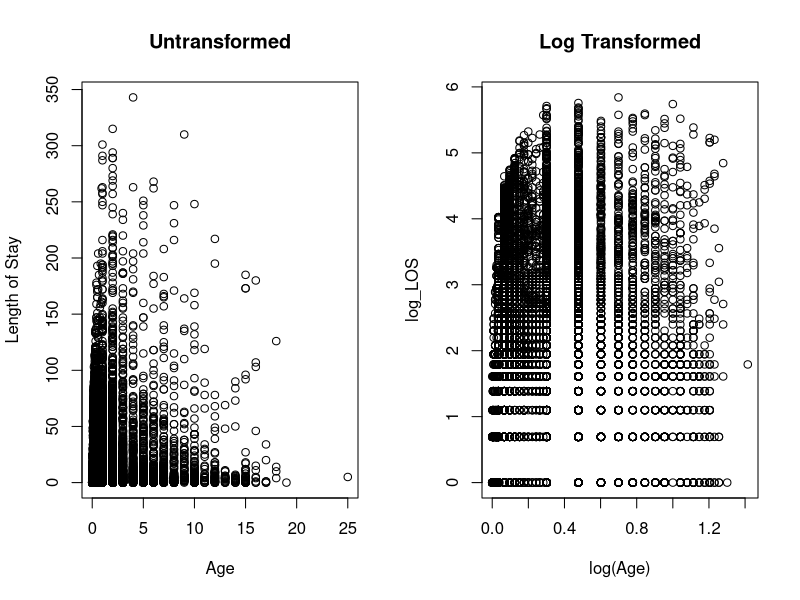

Recreate this plot in R.
## ---- chunk 1
# load in libraries
library(tidyverse)
library(dplyr)

#Load in datasets and initial cleaning
outcomes <- read_csv("Austin_Animal_Center_Outcomes_20250203.csv")
intakes <- read_csv("Austin_Animal_Center_Intakes_20250203.csv")

outcomes_clean <- outcomes |> mutate(OutcomeDate = as.Date(DateTime, '%m/%d/%Y %H:%M:%S')) |>
  select(-c(DateTime, MonthYear, `Outcome Subtype`, Name, `Animal Type`, Breed, Color))
intakes_clean <- intakes |>  mutate(IntakeDate = as.Date(DateTime, '%m/%d/%Y %H:%M:%S')) |> select(-c(DateTime, MonthYear))


#inner join the datasets, and remove the duplicate rows from the multiple stays
data <- merge(intakes_clean, outcomes_clean, by="Animal ID")

#Clean up merged dataset
clean <- data |>
  group_by(`Animal ID`) |>
  mutate(LengthofStay = OutcomeDate - IntakeDate) |>
  group_by(`Animal ID`) |>
  mutate(drop = LengthofStay < 0 |(LengthofStay >= max(LengthofStay) & n() > 1)) |>
  ungroup() |>
  filter(drop == F) |>
  select(-c("drop"))

shelter_clean <- clean |>
  mutate(DOB = as.Date(`Date of Birth`, '%m/%d/%Y'),
         LengthofStay = as.numeric(LengthofStay),
         Age = case_when(
           str_detect(`Age upon Outcome`, "years") ~ as.numeric(gsub(" years", "", `Age upon Outcome`)),
           str_detect(`Age upon Outcome`, "months") ~ as.numeric(gsub(" months", "", `Age upon Outcome`))/12,
           str_detect(`Age upon Outcome`, "year") ~ as.numeric(1),
           str_detect(`Age upon Outcome`, "month") ~ as.numeric(1/12),
           str_detect(`Age upon Outcome`, "weeks") ~ as.numeric(gsub(" weeks", "", `Age upon Outcome`))/52,
           str_detect(`Age upon Outcome`, "week") ~ 1/52,
           str_detect(`Age upon Outcome`, "days") ~ as.numeric(gsub(" days", "", `Age upon Outcome`))/365,
           str_detect(`Age upon Outcome`, "day") ~ 1/365,
         )) |>
  select(`Animal ID`, Name, IntakeType = `Intake Type`, IntakeCondition = `Intake Condition`, AnimalType=`Animal Type`, Sex = `Sex upon Intake`, Age, OutcomeType=`Outcome Type`, OutcomeDate, LengthofStay, DOB)

shelter_clean$AnimalType <- as.factor(shelter_clean$AnimalType)
shelter_clean$Sex <- as.factor(shelter_clean$Sex)
shelter_clean$IntakeCondition <- as.factor(case_when(
  shelter_clean$IntakeCondition %in% c("Sick", "Agonal", "Injured", "Med Attn", "Med Urgent", "Medical", "Neurologic", "Parvo") ~ "Medical",
  shelter_clean$IntakeCondition %in% c("Other", "Unknown") ~ "Other",
  TRUE ~ as.character(shelter_clean$IntakeCondition)
))
shelter_clean <- shelter_clean |> mutate(log_LOS = log(1+LengthofStay), log_Age = log(1+Age, 10), sqrt_Age = log(1+sqrt(Age)))

#Create the logistic regression adoption variable for outcome type
shelter_clean <- shelter_clean |>
  mutate(Adoption = ifelse(OutcomeType == "Adoption", 1, 0), age2 = sqrt(Age)) |> 
  filter(!is.na(Adoption))
## ---- chunk 2
head(shelter_clean)
## ---- chunk 3
par(mfrow = c(1, 2))
plot(shelter_clean$Age, shelter_clean$LengthofStay, xlab="Age", ylab="Length of Stay", main="Untransformed")
plot(shelter_clean$log_Age, shelter_clean$log_LOS, xlab="log(Age)", ylab="log_LOS", main="Log Transformed" )
## ---- chunk 4
lin_model <- lm(as.numeric(log_LOS) ~ log_Age + AnimalType + IntakeCondition + Sex + OutcomeType,data=shelter_clean)
out <- summary(lin_model)
print(paste("Adjusted R Squared", out$adj.r.squared))
## ---- chunk 5
set.seed(123) 
k=10
  n <- nrow(shelter_clean)
  folds <- sample(rep(1:k, length.out = n))  # Assign each row to a fold
  
  errors <- numeric(k)  # Store errors for each fold
  
  for (i in 1:k) {
    # Split data: Training and Validation sets
    train_data <- shelter_clean[folds != i, ]
    test_data  <- shelter_clean[folds == i, ]
    
    # Train model on training set
    model <- lm(as.numeric(log_LOS) ~ log_Age + AnimalType + IntakeCondition + Sex + OutcomeType, data = train_data)
    
    # Predict on test set
    predictions <- predict(model, newdata = test_data)
    
    # Compute Mean Squared Error (MSE)
    actuals <-test_data[['log_LOS']] # Extract response variable
    errors[i] <- sqrt(mean((actuals - predictions)^2, na.rm=T))
  }
  
print(paste("Mean RMSE from k=10 CV: ", mean(errors)))
